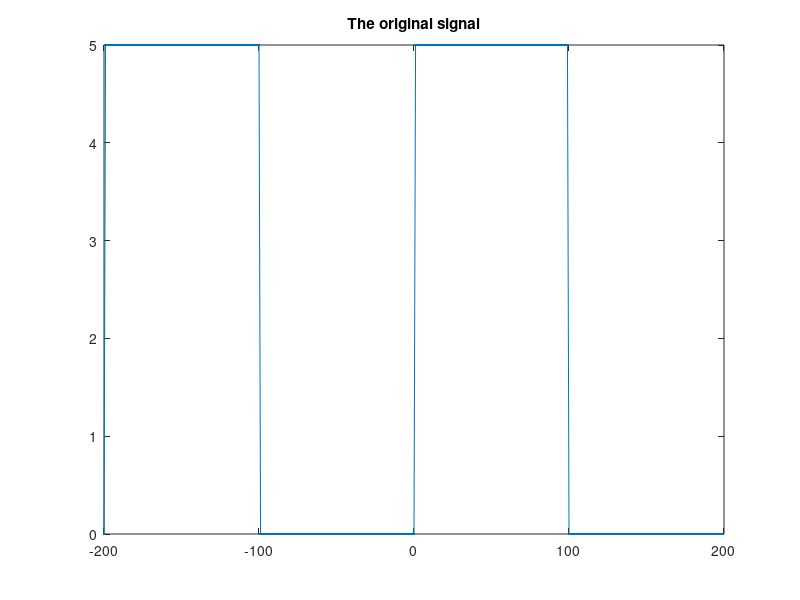
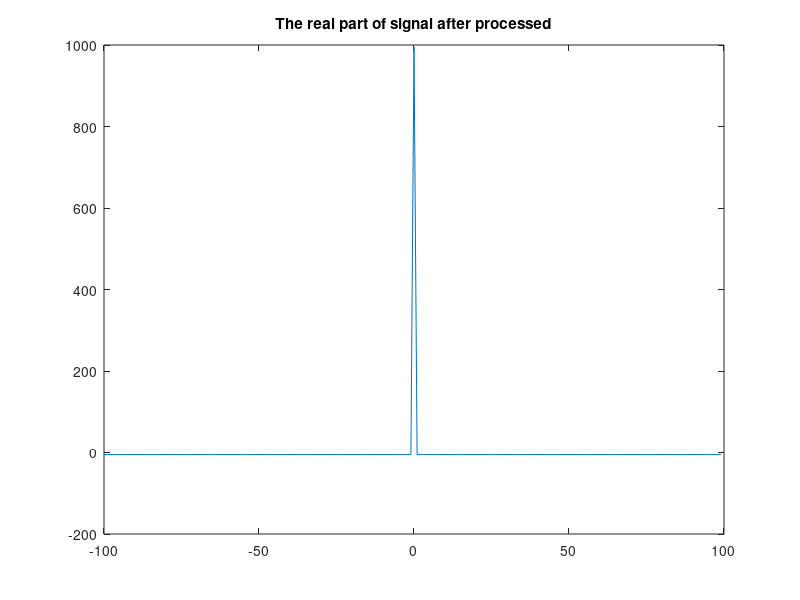
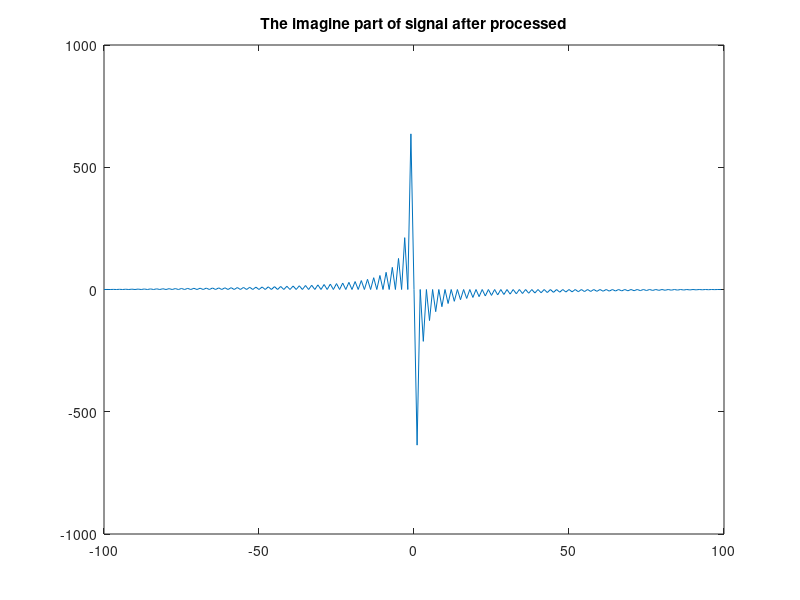
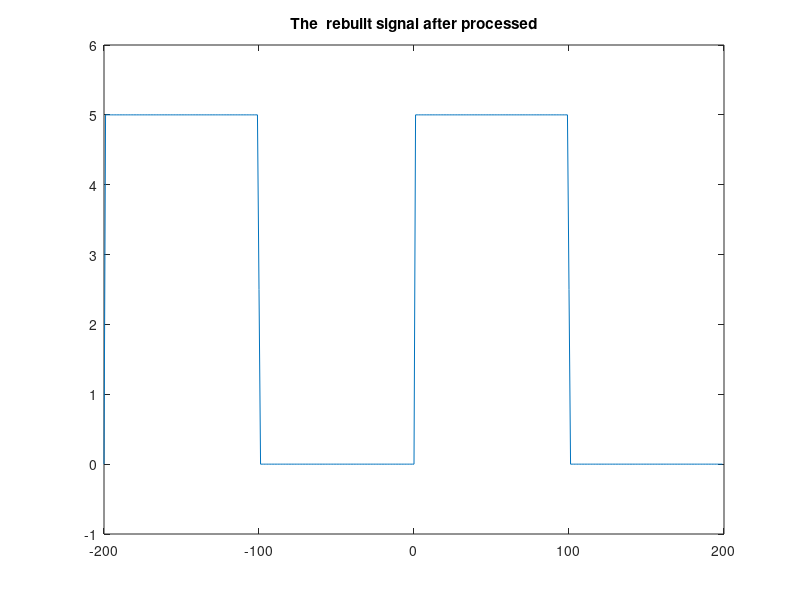

MATLAB code for these plots, in order:
%% ***************************************************************************************
% code writer 	: EOF
% code date 	: 2014.03.11              2014.03.12 update
% e-mail 	: jasonleaster@gmail.com
% code purpose : 
%       This code is demo for DFT. I would like to share my code with
%       someone who is interesting in DSP. If there is something wrong with
%       my code, please touche me by e-mail. Thank you!
%
%% ***************************************************************************************

TotalSample = 400;
%The number of all the signal that our sensor got
circle = TotalSample/2;
% circle = TotalSample;
%We assume that the preiod of the signal we generated is 'circle';
SignalInS = zeros(circle,1);
%This varible is used for recording the signal in frequency domain
SignalInT = zeros(TotalSample,1);
%This varible is used for recording the signal which were processed by inverse-DFT in time domain
OriginalSignal = zeros(TotalSample,1);
%This varible is used for recording the original signal that we got.

%% initialize a square wave
for SampleNumber = -(TotalSample/2):(TotalSample/2)-1
    if (mod(abs(SampleNumber),circle) < (circle/2))&&(SampleNumber>0)
        OriginalSignal((TotalSample/2)+1+SampleNumber) = 5;
    elseif (mod(abs(SampleNumber),circle) >= (circle/2))&&(SampleNumber>0)
        OriginalSignal((TotalSample/2)+1+SampleNumber) = 0;
    elseif (mod(abs(SampleNumber),circle) < (circle/2))&&(SampleNumber<0)
        OriginalSignal((TotalSample/2)+1+SampleNumber) = 0;   
    elseif (mod(abs(SampleNumber),circle) >= (circle/2))&&(SampleNumber<0)
        OriginalSignal((TotalSample/2)+1+SampleNumber) = 5;
    end
end

% %% initialize a delta wave
% for SampleNumber = -(TotalSample/2):(TotalSample/2)-1
%     if (SampleNumber == 0)
%         OriginalSignal((TotalSample/2)+1+SampleNumber) = 5;
%     end
% end

%We show the original signal in time domain.
figure(1);
plot( -(TotalSample/2):(TotalSample/2)-1,OriginalSignal,'.-');
title('The original signal');

%% forward-DFT
for frequency = -(circle/2):(circle/2)-1 
    % You must knew what is "Shannon sampling theorem" and you will knew that why frequency is from -(circle/2) to (circle/2)-1
    for SampleNumber = -(TotalSample/2):(TotalSample/2)-1%Nothingelse, just from 1 to TotalSample
        SignalInS((circle/2)+1+frequency) = ...
        SignalInS((circle/2)+1+frequency) + ...
        OriginalSignal((TotalSample/2)+1+SampleNumber)*exp(-2*pi*(frequency/circle)*(SampleNumber)*i);
    end
end

%We show the real part of processed signal in frequency domain.
figure(2);
plot(-(circle/2):(circle/2)-1,real(SignalInS),'-');
title('The real part of signal after processed');

%We show the imagine part of processed signal in frequency domain.
figure(3);
plot(-(circle/2):(circle/2)-1,imag(SignalInS),'-');
title('The imagine part of signal after processed');

%% inverse-DFT
for frequency = -(circle/2):(circle/2)-1
    for SampleNumber = -(TotalSample/2):(TotalSample/2)-1
        SignalInT((TotalSample/2)+1+SampleNumber) = ...
        SignalInT((TotalSample/2)+1+SampleNumber) + ...
        (1/TotalSample)*SignalInS((circle/2)+1+frequency)*exp(2*pi*(frequency/circle)*(SampleNumber)*i);
    end
end

%Just show the signal that we rebuilt by inverse-DFT
figure(4);
plot(-(TotalSample/2):(TotalSample/2)-1,SignalInT,'-');
title('The  rebuilt signal after processed');

